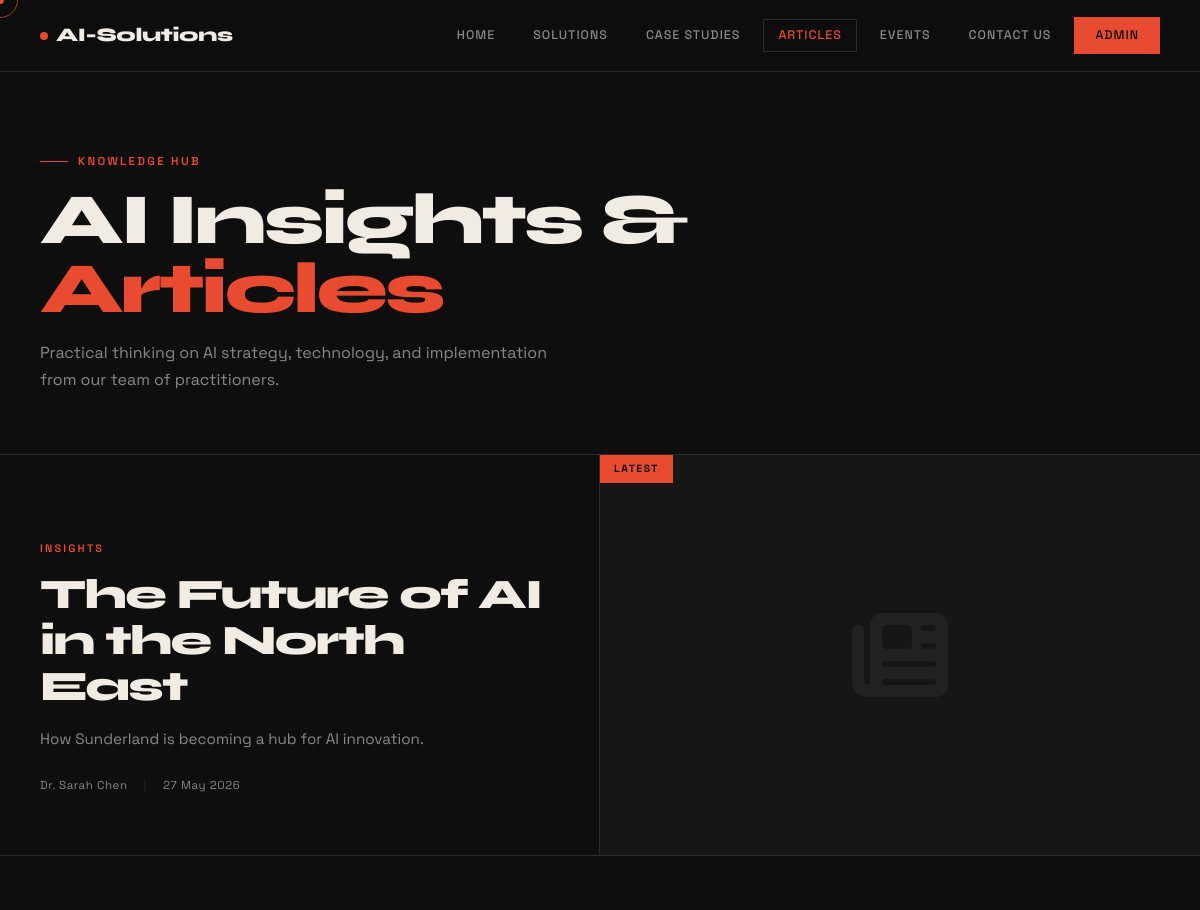
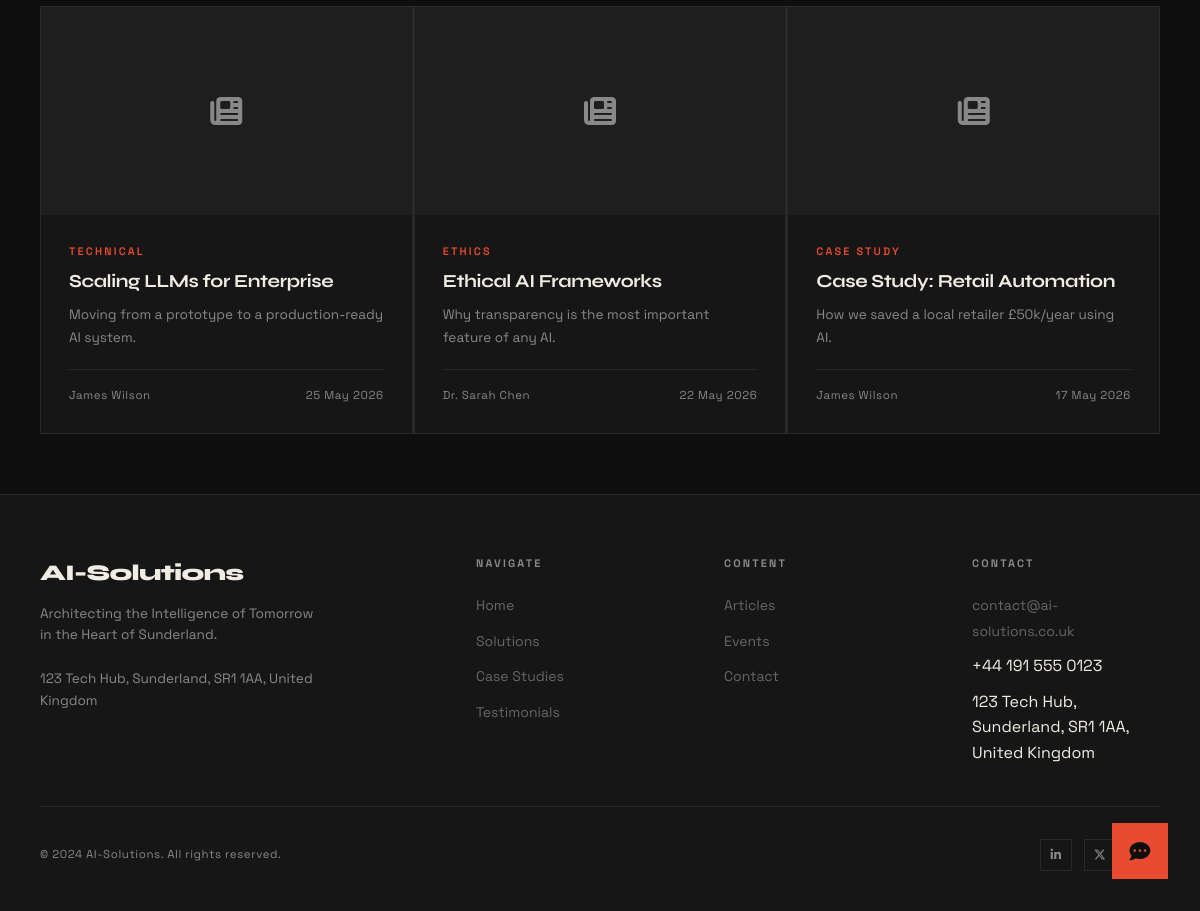
Page /articles on the earlier database version (2 pictures, top to bottom).
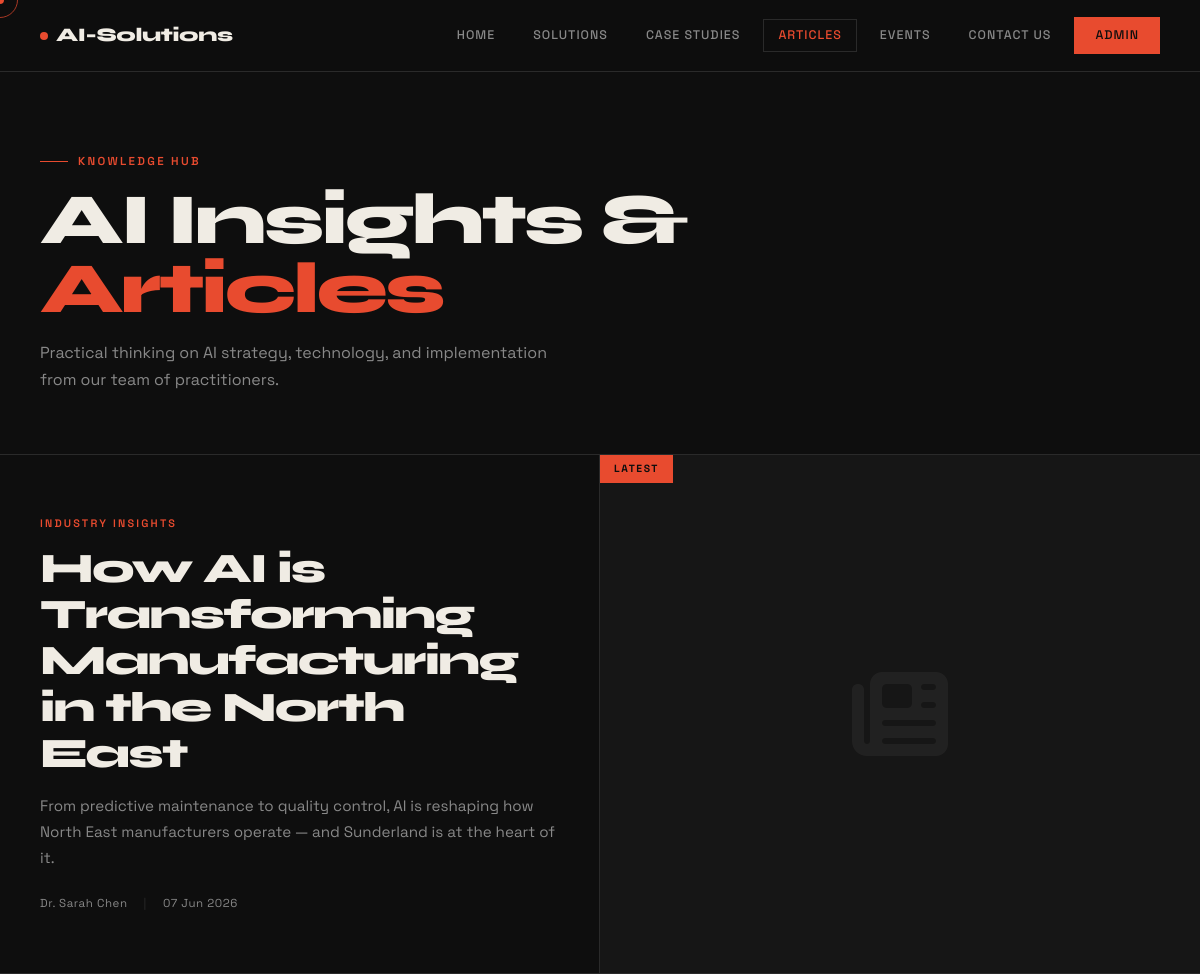
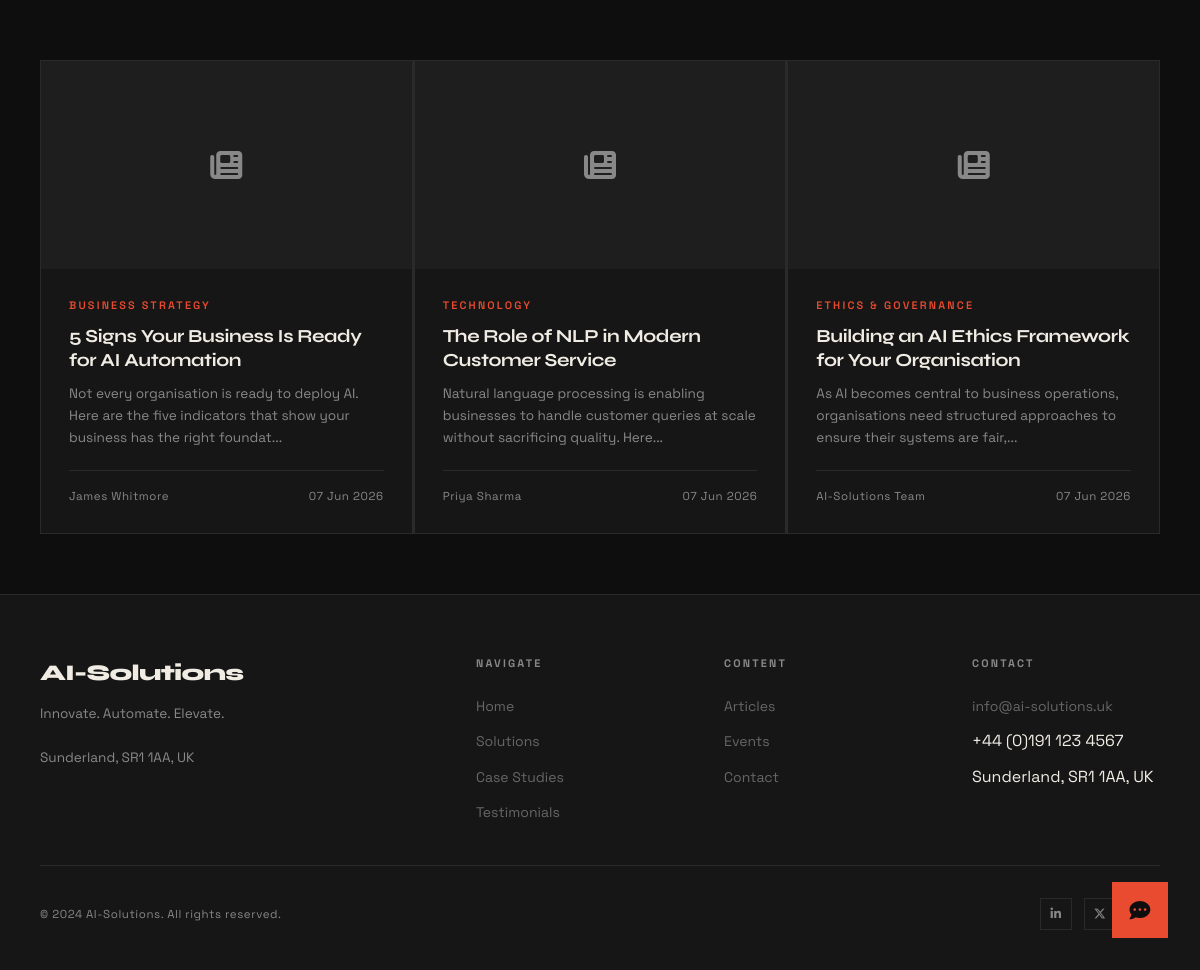
Same page on the later database version (2 pictures, top to bottom).
### models.py (models this page shows)
class Article(db.Model):
    __tablename__ = 'article'
    id = db.Column(db.Integer, primary_key=True)
    title = db.Column(db.String(200), nullable=False)
    excerpt = db.Column(db.String(500))
    body = db.Column(db.Text)
    category = db.Column(db.String(100))
    cover_image = db.Column(db.String(300), nullable=True)
    author = db.Column(db.String(100), default='AI-Solutions Team')
    published_at = db.Column(db.DateTime, default=datetime.utcnow)
    is_published = db.Column(db.Boolean, default=True)

class SiteSettings(db.Model):
    __tablename__ = 'site_settings'
    id = db.Column(db.Integer, primary_key=True)
    company_logo = db.Column(db.String(300), nullable=True)
    company_name = db.Column(db.String(200), default='AI-Solutions')
    tagline = db.Column(db.String(500))
    address = db.Column(db.String(300))
    email = db.Column(db.String(120))
    phone = db.Column(db.String(50))
    linkedin_url = db.Column(db.String(300), nullable=True)
    twitter_url = db.Column(db.String(300), nullable=True)
    facebook_url = db.Column(db.String(300), nullable=True)
    instagram_url = db.Column(db.String(300), nullable=True)
    github_url = db.Column(db.String(300), nullable=True)

### app.py (the view)
@app.route('/articles')
def articles():
    articles = Article.query.filter_by(is_published=True).order_by(desc(Article.published_at)).all()
    return render_template('articles.html', articles=articles)

### app.py (called while the page is built)
@app.context_processor
def inject_settings():
    settings = db.session.get(SiteSettings, 1)
    if not settings:
        settings = SiteSettings(id=1, company_name='AI-Solutions')
    return dict(settings=settings)

### templates/articles.html (shortened to what this page needs)
{% extends "base.html" %}
{% block content %}
<div class="page-hero">
  <div class="page-label">Knowledge Hub</div>
  <h1>AI Insights &<br><span style="color:var(--acc)">Articles</span></h1>
  <p>Practical thinking on AI strategy, technology, and implementation from our team of practitioners.</p>
</div>
{% if articles %}
{% set feat = articles[0] %}
<div style="border-bottom:1px solid var(--bdr);">
  <div style="max-width:1280px; margin:0 auto;">
    <a href="{{ url_for('article_detail', id=feat.id) }}" style="display:grid; grid-template-columns:1fr 1fr; text-decoration:none; min-height:400px;">
      <div style="padding:60px 40px; display:flex; flex-direction:column; justify-content:flex-end; border-right:1px solid var(--bdr);">
        <div style="margin-top:auto;">
          {% if feat.category %}<div class="article-category" style="margin-bottom:14px;">{{ feat.category }}</div>{% endif %}
          <h2 style="font-family:var(--font-display); font-size:clamp(1.8rem,3.5vw,2.8rem); font-weight:800; letter-spacing:-0.04em; line-height:1.1; color:var(--fg); margin-bottom:16px;">{{ feat.title }}</h2>
          {% if feat.excerpt %}<p style="font-size:0.95rem; color:var(--muted); line-height:1.7; margin-bottom:24px;">{{ feat.excerpt }}</p>{% endif %}
          <div style="display:flex; align-items:center; gap:16px; font-size:0.72rem; color:var(--muted); letter-spacing:0.05em;">
            <span>{{ feat.author }}</span>
            <span style="color:var(--bdr)">|</span>
            <span>{{ feat.published_at.strftime('%d %b %Y') }}</span>
          </div>
        </div>
      </div>
      <div style="overflow:hidden; position:relative; min-height:400px;">
        {% if feat.cover_image %}
          <img src="{{ url_for('static', filename=feat.cover_image) }}" alt="{{ feat.title }}"
               style="width:100%; height:100%; object-fit:cover; position:absolute; inset:0; filter:grayscale(20%);">
        {% else %}
          <div style="width:100%; height:100%; background:var(--sur); display:flex; align-items:center; justify-content:center; position:absolute; inset:0;">
            <i class="fas fa-newspaper" style="font-size:6rem; color:var(--fg); opacity:0.05;"></i>
          </div>
        {% endif %}
        <div style="position:absolute; top:0; left:0; background:var(--acc); color:var(--bg); font-size:0.65rem; font-weight:700; letter-spacing:0.15em; text-transform:uppercase; padding:6px 14px;">
          Latest
        </div>
      </div>
    </a>
  </div>
</div>
{% if articles|length > 1 %}
<div style="max-width:1280px; margin:0 auto; padding:60px 40px;">
  <div class="grid-3">
    {% for article in articles[1:] %}
    <a href="{{ url_for('article_detail', id=article.id) }}" class="article-card">
      <div class="article-card-img-wrap">
        {% if article.cover_image %}
          <img src="{{ url_for('static', filename=article.cover_image) }}" alt="{{ article.title }}" class="article-card-img">
        {% else %}
          <div class="article-card-img-placeholder"><i class="fas fa-newspaper"></i></div>
        {% endif %}
      </div>
      <div class="article-card-body">
        {% if article.category %}<div class="article-category">{{ article.category }}</div>{% endif %}
        <h3 class="article-title">{{ article.title }}</h3>
        {% if article.excerpt %}<p class="article-excerpt">{{ article.excerpt[:120] }}{% if article.excerpt|length > 120 %}...{% endif %}</p>{% endif %}
        <div class="article-meta">
          <span>{{ article.author }}</span>
          <span>{{ article.published_at.strftime('%d %b %Y') }}</span>
        </div>
      </div>
    </a>
    {% endfor %}
  </div>
</div>
{% endif %}
{% else %}
<div style="max-width:1280px; margin:0 auto; padding:100px 40px; text-align:center; color:var(--muted);">
  <i class="fas fa-newspaper" style="font-size:3rem; opacity:0.2; display:block; margin-bottom:16px;"></i>
  <p>No articles published yet.</p>
</div>
{% endif %}
{% endblock %}

### templates/base.html (shortened to what this page needs)
<!DOCTYPE html>
<html lang="en">
<head>
  <link rel="stylesheet" href="https://cdnjs.cloudflare.com/ajax/libs/font-awesome/6.5.0/css/all.min.css">
  <link rel="stylesheet" href="{{ url_for('static', filename='css/style.css') }}">
</head>
<body>
<nav class="navbar">
  <a href="{{ url_for('index') }}" class="nav-logo">
    {% if settings and settings.company_logo %}
      <img src="{{ url_for('static', filename=settings.company_logo) }}" alt="{{ settings.company_name }}">
    {% else %}
      <span class="logo-dot"></span>
      <span>{{ settings.company_name if settings else 'AI-Solutions' }}</span>
    {% endif %}
  </a>
  <div class="nav-links" id="nav-links">
    <a href="{{ url_for('index') }}" class="{{ 'active' if request.endpoint == 'index' }}">Home</a>
    <a href="{{ url_for('solutions') }}" class="{{ 'active' if request.endpoint == 'solutions' }}">Solutions</a>
    <a href="{{ url_for('case_studies') }}" class="{{ 'active' if request.endpoint == 'case_studies' }}">Case Studies</a>
    <a href="{{ url_for('articles') }}" class="{{ 'active' if request.endpoint in ['articles','article_detail'] }}">Articles</a>
    <a href="{{ url_for('events') }}" class="{{ 'active' if request.endpoint == 'events' }}">Events</a>
    <a href="{{ url_for('contact') }}" class="{{ 'active' if request.endpoint == 'contact' }}">Contact Us</a>
    <a href="{{ url_for('admin_login') }}" class="nav-cta">Admin</a>
  </div>
</nav>
<div class="page-wrapper">
  {% block content %}{% endblock %}
</div>
<footer class="footer">
  <div class="footer-inner">
    <div class="footer-top">
      <div>
        <div class="footer-brand">{{ settings.company_name if settings else 'AI-Solutions' }}</div>
        <p class="footer-tagline">{{ settings.tagline if settings else 'Innovate. Automate. Elevate.' }}<br><br>{{ settings.address if settings else 'Sunderland, UK' }}</p>
      </div>
      <div>
        <div class="footer-col-title">Navigate</div>
        <ul class="footer-links">
          <li><a href="{{ url_for('index') }}">Home</a></li>
          <li><a href="{{ url_for('solutions') }}">Solutions</a></li>
          <li><a href="{{ url_for('case_studies') }}">Case Studies</a></li>
          <li><a href="{{ url_for('testimonials') }}">Testimonials</a></li>
        </ul>
      </div>
      <div>
        <div class="footer-col-title">Content</div>
        <ul class="footer-links">
          <li><a href="{{ url_for('articles') }}">Articles</a></li>
          <li><a href="{{ url_for('events') }}">Events</a></li>
          <li><a href="{{ url_for('contact') }}">Contact</a></li>
        </ul>
      </div>
      <div>
        <div class="footer-col-title">Contact</div>
        <ul class="footer-links">
          {% if settings and settings.email %}<li><a href="mailto:{{ settings.email }}">{{ settings.email }}</a></li>{% endif %}
          {% if settings and settings.phone %}<li>{{ settings.phone }}</li>{% endif %}
          {% if settings and settings.address %}<li>{{ settings.address }}</li>{% endif %}
        </ul>
      </div>
    </div>
    <div class="footer-bottom">
      <span>&copy; {{ now().year if now is defined else '2024' }} {{ settings.company_name if settings else 'AI-Solutions' }}. All rights reserved.</span>
      <div class="footer-social">
        {% if settings and settings.linkedin_url %}<a href="{{ settings.linkedin_url }}" target="_blank"><i class="fab fa-linkedin-in"></i></a>{% endif %}
        {% if settings and settings.twitter_url %}<a href="{{ settings.twitter_url }}" target="_blank"><i class="fab fa-x-twitter"></i></a>{% endif %}
        {% if settings and settings.github_url %}<a href="{{ settings.github_url }}" target="_blank"></a>{% endif %}
      </div>
    </div>
  </div>
</footer>
<button class="chatbot-btn" id="chatbot-btn" aria-label="Open chat">
  <i class="fas fa-comment-dots"></i>
</button>
</body>
</html>

Differences in the rows shown:
removed Article: category "CASE STUDY", title "Case Study: Retail Automation", excerpt "How we saved a local retailer £50k/year using AI.", author "James Wilson", published_at "17 May 2026"
changed SiteSettings "AI-Solutions": tagline "Architecting the Intelligence of Tomorrow in the Heart of Sunderland." → "Innovate. Automate. Elevate."; address "123 Tech Hub, Sunderland, SR1 1AA, United Kingdom" → "Sunderland, SR1 1AA, UK"; email "contact@ai-solutions.co.uk" → "info@ai-solutions.uk"; phone "+44 191 555 0123" → "+44 (0)191 123 4567"
changed Article "Dr. Sarah Chen": category "INSIGHTS" → "INDUSTRY INSIGHTS"; title "The Future of AI in the North East" → "How AI is Transforming Manufacturing in the North East"; excerpt "How Sunderland is becoming a hub for AI innovation." → "From predictive maintenance to quality control, AI is reshaping how North East manufacturers operate — and Sunderland is at the heart of it."; published_at "27 May 2026" → "07 Jun 2026"
changed Article: category "TECHNICAL" → "BUSINESS STRATEGY"; title "Scaling LLMs for Enterprise" → "5 Signs Your Business Is Ready for AI Automation"; excerpt "Moving from a prototype to a production-ready AI system." → "Not every organisation is ready to deploy AI. Here are the five indicators that show your business has the right foundat"; author "James Wilson" → "James Whitmore"; published_at "25 May 2026" → "07 Jun 2026"; now shows "..."
changed Article: category "ETHICS" → "TECHNOLOGY"; title "Ethical AI Frameworks" → "The Role of NLP in Modern Customer Service"; excerpt "Why transparency is the most important feature of any AI." → "Natural language processing is enabling businesses to handle customer queries at scale without sacrificing quality. Here"; author "Dr. Sarah Chen" → "Priya Sharma"; published_at "22 May 2026" → "07 Jun 2026"; now shows "..."
added Article: category "ETHICS & GOVERNANCE", title "Building an AI Ethics Framework for Your Organisation", excerpt "As AI becomes central to business operations, organisations need structured approaches to ensure their systems are fair,", author "AI-Solutions Team", published_at "07 Jun 2026"
